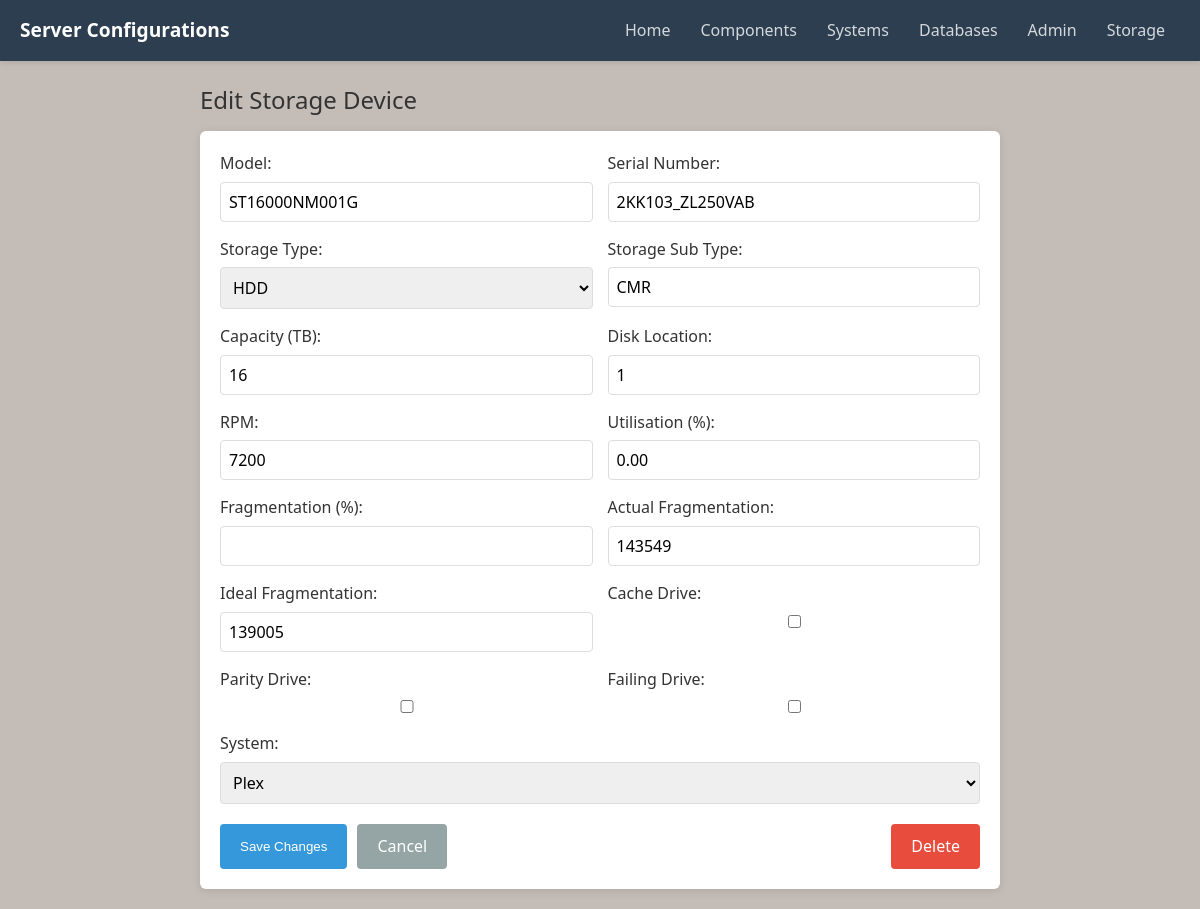
Page /components/edit-storage/3/ on the earlier database version.
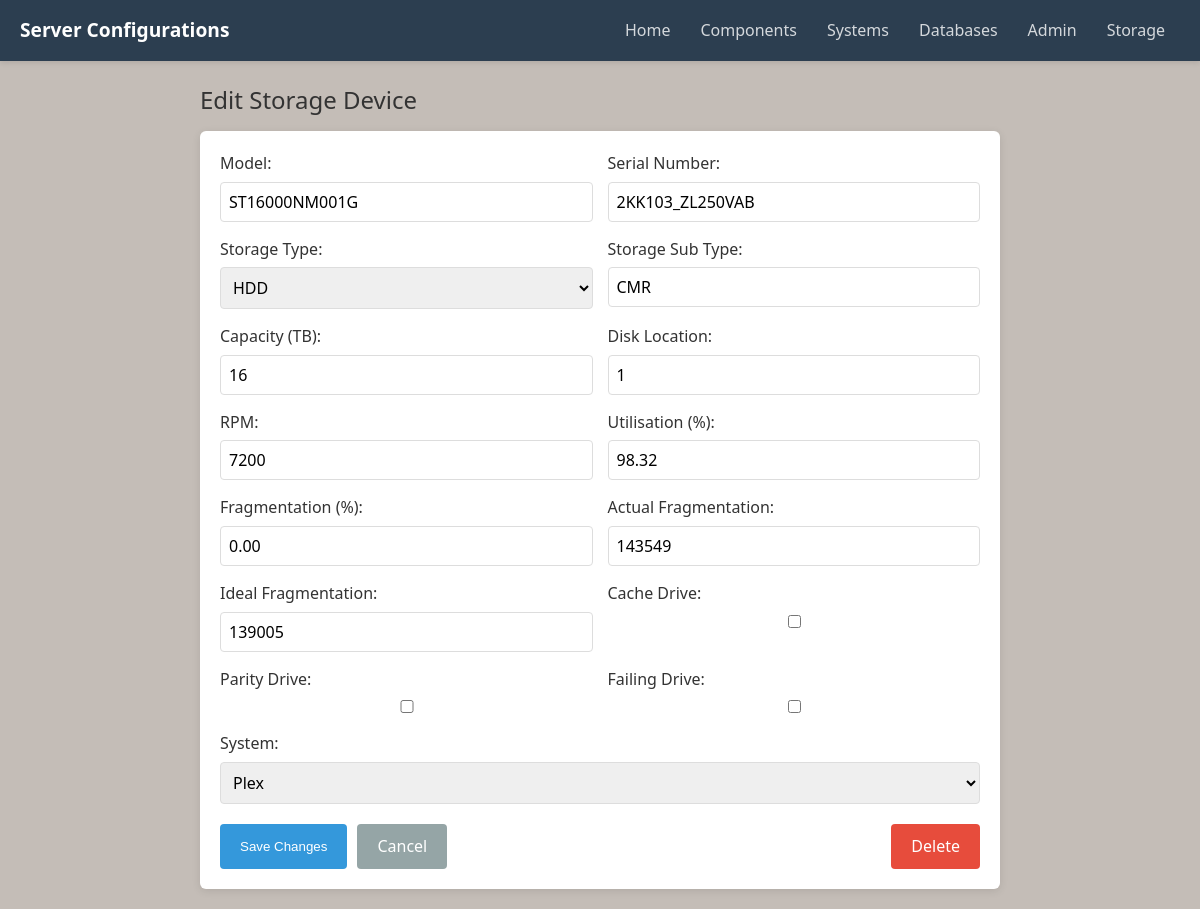
Same page on the later database version.
### server_deployments/models.py (models this page shows, shortened)
class StorageDevice(models.Model):
    disk_location = models.PositiveIntegerField(null=True, blank=True)
    model = models.CharField(max_length=255)
    serial_number = models.CharField(max_length=255, null=True, blank=True)
    storage_type = models.CharField(max_length=10, choices=[('HDD', 'HDD'), ('SSD', 'SSD'), ('NVMe', 'NVMe')])
    storage_sub_type = models.CharField(max_length=255, null=True, blank=True)
    capacity_tb = models.PositiveIntegerField()
    rpm = models.PositiveIntegerField(blank=True, null=True)
    failure = models.BooleanField(default=False)
    cache = models.BooleanField(default=False)
    parity = models.BooleanField(default=False)
    utilisation = models.DecimalField(max_digits=5, decimal_places=2, default=0.0, help_text="Percentage of drive used")
    actual_fragmentation = models.PositiveIntegerField(null=True, blank=True)
    ideal_fragmentation = models.PositiveIntegerField(null=True, blank=True)
    fragmentation = models.DecimalField(max_digits=5, decimal_places=2, null=True, blank=True, help_text="Fragmentation percentage")

### server_deployments/views.py (the view)
# urls.py: path('components/edit-storage/<int:storage_id>/', views.edit_storage, name='edit_storage'),
def edit_storage(request, storage_id):
    storage = get_object_or_404(StorageDevice, id=storage_id)
    current_system = None
    for system in System.objects.all():
        if storage in system.storage_devices.all():
            current_system = system
            break
    if request.method == 'POST':
        form = StorageDeviceForm(request.POST, instance=storage)
        if form.is_valid():
            storage = form.save()
            new_system_id = request.POST.get('system')
            if current_system:
                current_system.storage_devices.remove(storage)
            if new_system_id and new_system_id != '':
                try:
                    new_system = System.objects.get(id=new_system_id)
                    new_system.storage_devices.add(storage)
                except System.DoesNotExist:
                    pass
            return redirect('storage_view')
    else:
        form = StorageDeviceForm(instance=storage)
    return render(request, 'server_deployments/edit_storage.html', {
        'form': form,
        'storage': storage,
        'title': 'Edit Storage Device',
        'systems': System.objects.all(),
        'current_system': current_system
    })

### server_deployments/forms.py
class StorageDeviceForm(forms.ModelForm):
    class Meta:
        model = StorageDevice
        fields = '__all__'

### server_deployments/templates/server_deployments/edit_storage.html (shortened to what this page needs)
{% extends "base.html" %}
{% load static %}
{% block content %}
<div class="container">
  <h2>{{ title }}</h2>
  <form method="post" class="form">
    <div class="form-grid">
        <div class="form-group">
            <label for="{{ form.model.id_for_label }}">Model:</label>
            {{ form.model }}
        </div>
        <div class="form-group">
            <label for="{{ form.serial_number.id_for_label }}">Serial Number:</label>
            {{ form.serial_number }}
        </div>
        <div class="form-group">
            <label for="{{ form.storage_type.id_for_label }}">Storage Type:</label>
            {{ form.storage_type }}
        </div>
        <div class="form-group">
            <label for="{{ form.storage_sub_type.id_for_label }}">Storage Sub Type:</label>
            {{ form.storage_sub_type }}
        </div>
        <div class="form-group">
            <label for="{{ form.capacity_tb.id_for_label }}">Capacity (TB):</label>
            {{ form.capacity_tb }}
        </div>
        <div class="form-group">
            <label for="{{ form.disk_location.id_for_label }}">Disk Location:</label>
            {{ form.disk_location }}
        </div>
        <div class="form-group">
            <label for="{{ form.rpm.id_for_label }}">RPM:</label>
            {{ form.rpm }}
        </div>
        <div class="form-group">
            <label for="{{ form.utilisation.id_for_label }}">Utilisation (%):</label>
            {{ form.utilisation }}
        </div>
        <div class="form-group">
            <label for="{{ form.fragmentation.id_for_label }}">Fragmentation (%):</label>
            {{ form.fragmentation }}
        </div>
        <div class="form-group">
            <label for="{{ form.actual_fragmentation.id_for_label }}">Actual Fragmentation:</label>
            {{ form.actual_fragmentation }}
        </div>
        <div class="form-group">
            <label for="{{ form.ideal_fragmentation.id_for_label }}">Ideal Fragmentation:</label>
            {{ form.ideal_fragmentation }}
        </div>
        <div class="form-group">
            <label for="{{ form.cache.id_for_label }}">Cache Drive:</label>
            {{ form.cache }}
        </div>
        <div class="form-group">
            <label for="{{ form.parity.id_for_label }}">Parity Drive:</label>
            {{ form.parity }}
        </div>
        <div class="form-group">
            <label for="{{ form.failure.id_for_label }}">Failing Drive:</label>
            {{ form.failure }}
        </div>
        <div class="form-group full-width">
            <label for="system">System:</label>
            <select id="system" name="system">
                {% for sys in systems %}
                    <option value="{{ sys.id }}" {% if current_system and current_system.id == sys.id %}selected{% endif %}>
                        {{ sys.name }}
                    </option>
                {% endfor %}
            </select>
        </div>
    </div>
    <div class="button-row">
        <button type="submit" class="submit-btn">Save Changes</button>
        <a href="{% url 'storage_view' %}" class="cancel-btn">Cancel</a>
        <a href="{% url 'delete_storage' storage.id %}" class="delete-btn" onclick="return confirm('Are you sure you want to delete this drive?')">Delete</a>
    </div>
</form>
</div>
{% endblock %}

Differences in the rows shown:
changed StorageDevice "ST16000NM001G": utilisation "0.00" → "98.32"; fragmentation (not shown) → "0.00"
